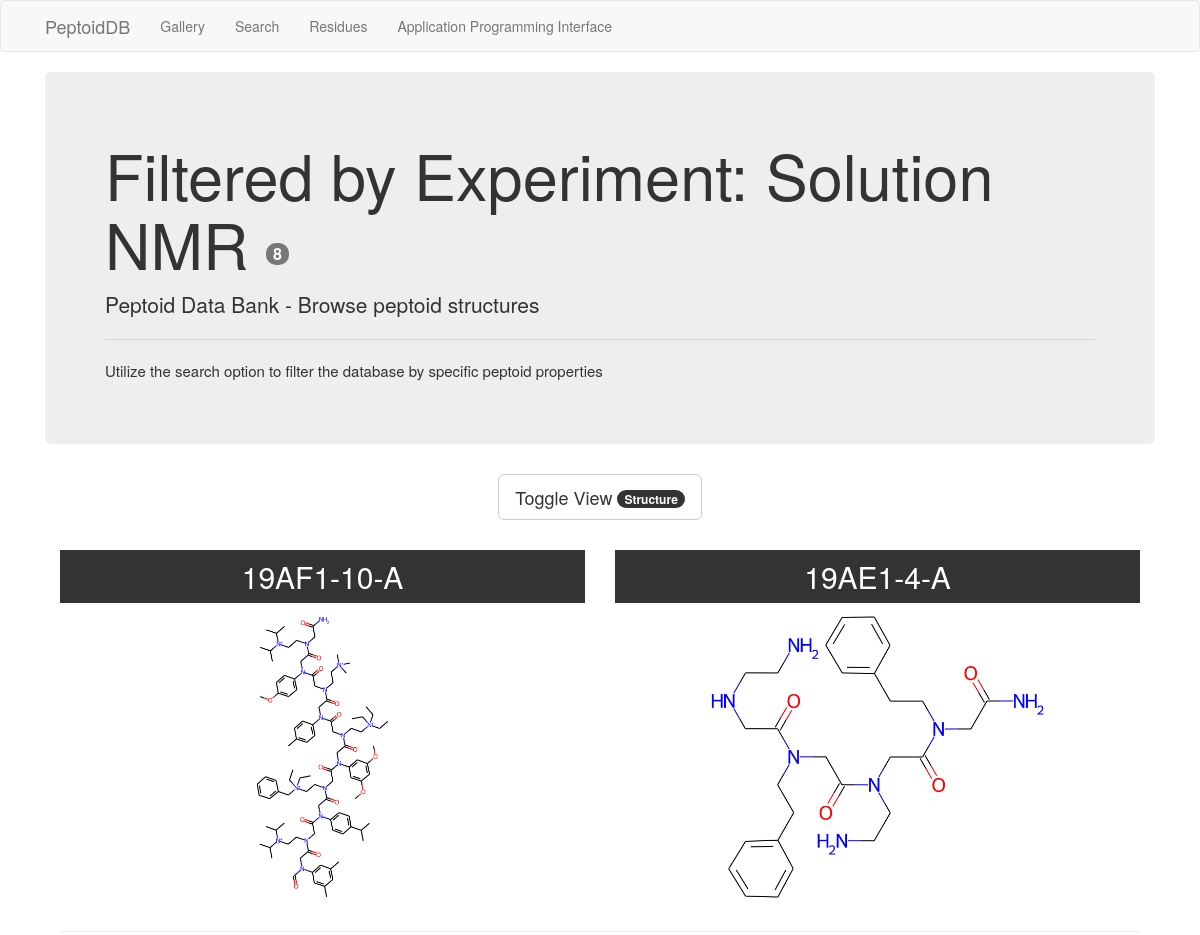
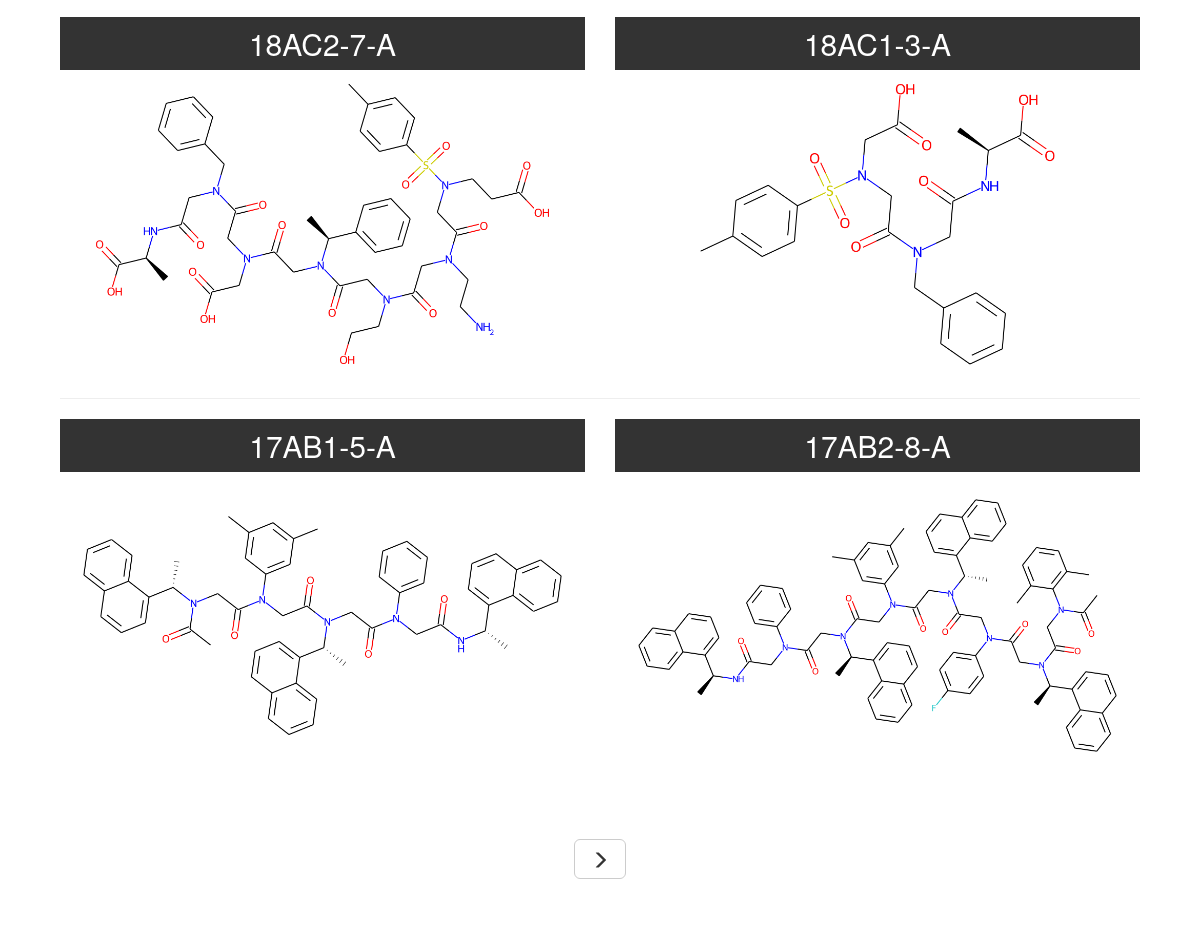
The app's page /experiment/Solution NMR with its own data (2 pictures, top to bottom).
### app/models.py (models this page shows, shortened)
class Peptoid(db.Model):
    id = db.Column(db.Integer, primary_key=True)
    code = db.Column(db.String(16), unique=True)
    title = db.Column(db.Text, unique=False)
    release = db.Column(db.DateTime, unique=False)
    experiment = db.Column(db.Text, unique=False)
    pub_doi = db.Column(db.String(64), unique=False)
    struct_doi = db.Column(db.String(64), unique=False)
    citation = db.Column(db.String(1024),unique=False)
    topology = db.Column(db.String(1), unique=False)
    sequence = db.Column(db.String(1024), unique=False)
    n_term = db.Column(db.String(32), unique=False)
    c_term = db.Column(db.String(32), unique=False)
    cyclization_points = db.Column(db.String(8), unique=False)
    struct_smiles = db.Column(db.String(128),unique=False)
    peptoid_author = db.relationship('Author', secondary=peptoid_author, lazy='dynamic',
                                     backref=db.backref('peptoids', order_by='Peptoid.release.desc()'))
    peptoid_residue = db.relationship('Residue', secondary=peptoid_residue, lazy='dynamic',
                                      backref=db.backref('peptoids', order_by='Peptoid.release.desc()'))

### app/routes/routes.py (the view)
@bp.route('/experiment/<var>')
def experiment(var):
    page = request.args.get('page', 1, type=int)
    view = request.args.get('view', '2d', type=str)
    title = 'Filtered by Experiment: ' + var
    peptoids = Peptoid.query.order_by(Peptoid.release.desc()).filter_by(
        experiment=var).paginate(page, app.config['PEPTOIDS_PER_PAGE'], True)
    if len(peptoids.items) == 0:
        abort(404)
    next_url = url_for('routes.experiment', page=peptoids.next_num,
                       var=var, view=view) if peptoids.has_next else None
    prev_url = url_for('routes.experiment', page=peptoids.prev_num,
                       var=var, view=view) if peptoids.has_prev else None
    return renderGallery(peptoids, title, page, next_url, prev_url, view, var)

### app/templates/gallery.html (shortened to what this page needs)
{% extends "base.html" %}  {%
block styles %} {{super()}}
<link
  rel="stylesheet"
  href="{{url_for('static', filename='bootstrap-grid.css')}}"
/>
<link rel="stylesheet" href="{{url_for('static', filename='images.css')}}" />
{% endblock %}  {% block app_content %}
<div class="jumbotron">
  <h1 class="display-4">
    {{ title }}
    <span class="badge badge-secondary" style="font-size: medium;"
      >{{ total }}</span
    >
  </h1>
  <p>Peptoid Data Bank - Browse peptoid structures</p>
  <hr class="my-4" />
  <p style="font-size: 1.5rem; font-weight: 300;">
    Utilize the search option to filter the database by specific
    peptoid properties
  </p>
</div>
{% if view == '2d' %}
<div class="container" style="padding-bottom: 30px;">
  <div class="row">
    <div class="col text-center">
      {% if var %}
      <a class="btn btn-default btn-lg" href={{url_for(request.endpoint, var=var, page=page, view='3d')}}>Toggle View <span class="badge">Structure</span></a>
      {% else %}
      <a class="btn btn-default btn-lg" href={{url_for(request.endpoint, page=page, view='3d')}}>Toggle View <span class="badge">Structure</span></a>
      {% endif %}
    </div>
  </div>
</div>
{% endif %}
<div class="container">
  <div class="row block-center">
    {% for i in range(peptoid_codes.__len__())%} {% if i ==
    (peptoid_codes.__len__()-1) %}
    <div class="col-sm-6">
      {% else %}
      <div class="col-sm">
        {% endif %}
        <div class="header">
          <h2><a style="text-decoration : none; color : #ffffff;" href="{{ peptoid_urls[i] }}">{{ peptoid_codes[i] }}</a></h2>
        </div>
        <div class="fall-item fall-effect">
          {% if view == '3d' %}
          <img
            src="{{url_for('static', filename='peptoids/'+peptoid_codes[i][:5]+'.png')}}"
          />
          {% elif view == '2d' %}
          <img
            src="{{url_for('static', filename='peptoids/'+peptoid_codes[i]+'_2d'+'.png')}}"
          />
          {% endif %}
        </div>
      </div>
      {% if (i+1) % 2 == 0 and i != (peptoid_codes.__len__()-1)%}
    </div>
    <hr />
    <div class="row">{% endif %} {% endfor %}</div>
    <br />
    <br />
    <br />
    <div class="row block-center">
      <div class="col text-center" style="padding-bottom: 4em;">
        <div
          class="btn-group btn-group-lg"
          role="group"
          aria-label="Basic example"
          style="margin: 0 auto;"
        >
          {% if next_url %}
          <a class="btn btn-default" href="{{next_url}}"><span class="glyphicon glyphicon-menu-right" aria-hidden="true"></span></a>
          {% endif %}
        </div>
      </div>
    </div>
    {% endblock %}

### app/static/images.css (style rules this page uses)
.fall-item { width: 100%; height: auto; overflow: hidden; position: relative; text-align: center; }
.fall-item img { display: block; position: relative; width: 100%; height: auto; }
.header h2 { color: #fff; text-align: center; position: relative; padding: 10px; background: rgba(0, 0, 0, 0.8); margin: 0 0 0 0; }

### records on screen
Peptoid: code "19AF1-10-A", code (picture)
Peptoid: code "19AE1-4-A", code (picture)
Peptoid: code "18AC2-7-A", code (picture)
Peptoid: code "18AC1-3-A", code (picture)
Peptoid: code "17AB1-5-A", code (picture)
Peptoid: code "17AB2-8-A", code (picture)

### other values on screen
{{ title }} "Filtered by Experiment: Solution NMR"
{{ total }} "8"
